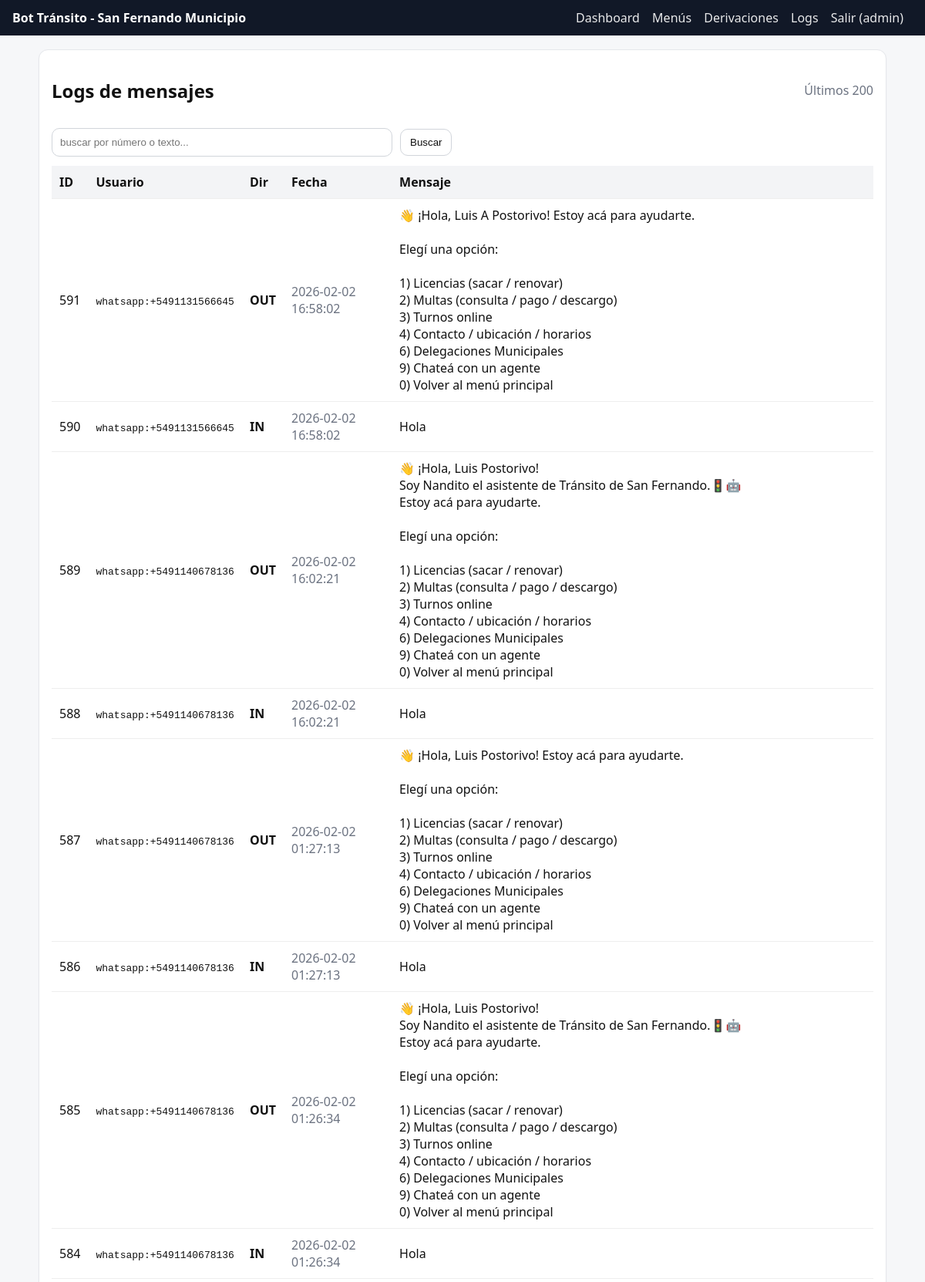
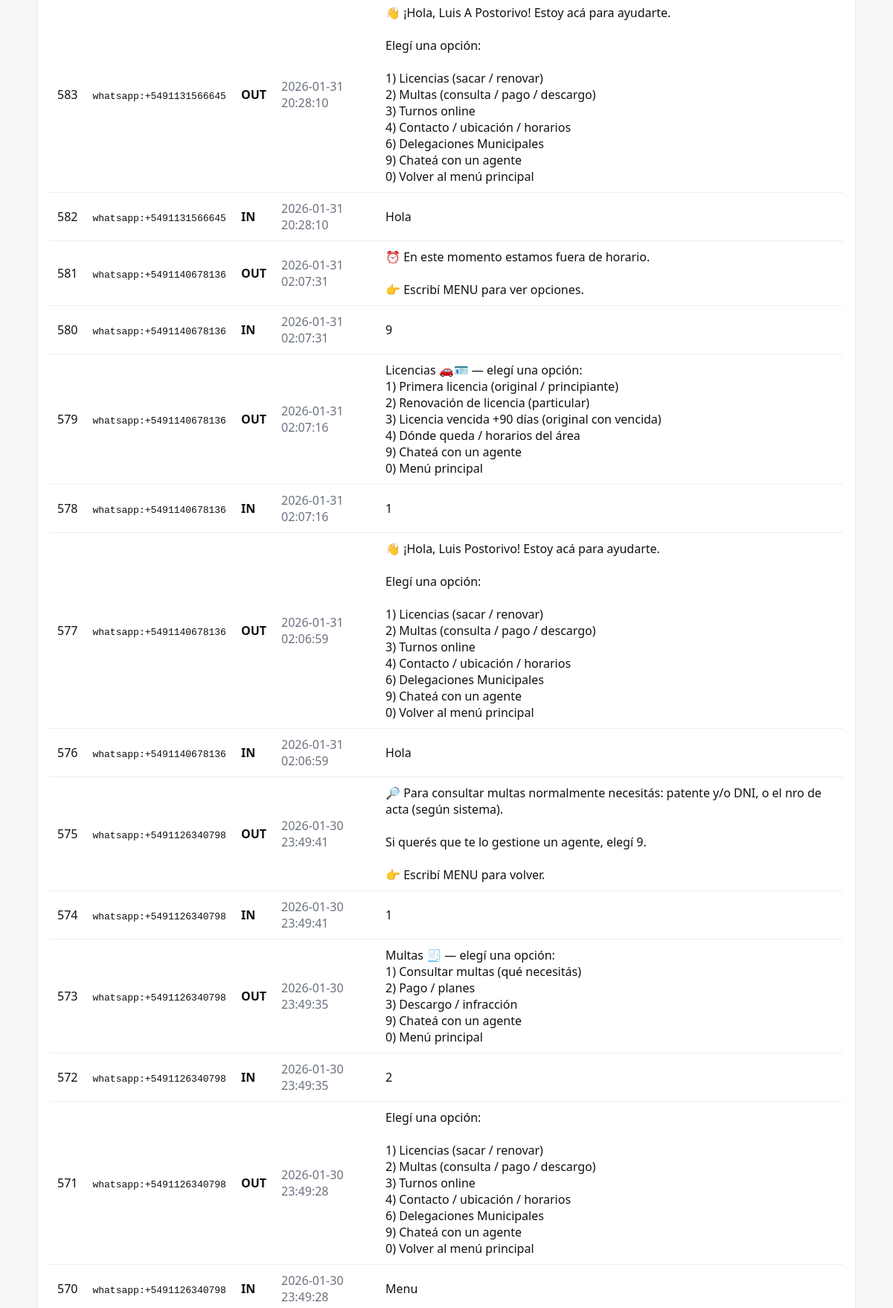
Screenshot of /admin/logs.php (signed in, upper part) with the database file from the repository (2 pictures, top to bottom).
### tables this page shows
CREATE TABLE `message_logs` (
  `id` int(11) NOT NULL,
  `wa_from` varchar(64) NOT NULL,
  `direction` varchar(8) NOT NULL,
  `body` text NOT NULL,
  `created_at` datetime DEFAULT current_timestamp()
);

### public/admin/logs.php (the view, shortened to what this page needs)
<?php
require_once __DIR__ . '/_layout.php';
$pdo = Db::pdo();
$q = trim($_GET['q'] ?? '');
if ($q !== '') {
    $stmt = $pdo->prepare('SELECT * FROM message_logs WHERE wa_from LIKE ? OR body LIKE ? ORDER BY id DESC LIMIT 200');
    $like = '%' . $q . '%';
    $stmt->execute([$like, $like]);
    $rows = $stmt->fetchAll();
} else {
    $rows = $pdo->query('SELECT * FROM message_logs ORDER BY id DESC LIMIT 200')->fetchAll();
}
?>
<div class="card">
  <div class="row" style="justify-content:space-between">
    <h2>Logs de mensajes</h2>
    <span class="muted">Últimos 200</span>
  </div>
  <form method="get" class="row" style="margin:12px 0">
    <input name="q" value="<?php echo h($q); ?>" placeholder="buscar por número o texto..." style="max-width:420px">
    <button class="btn" type="submit">Buscar</button>
  </form>
  <table>
    <thead>
      <tr>
        <th>ID</th><th>Usuario</th><th>Dir</th><th>Fecha</th><th>Mensaje</th>
      </tr>
    </thead>
    <tbody>
      <?php foreach ($rows as $r): ?>
        <tr>
          <td><?php echo (int)$r['id']; ?></td>
          <td><code><?php echo h($r['wa_from']); ?></code></td>
          <td><strong><?php echo h($r['direction']); ?></strong></td>
          <td class="muted"><?php echo h($r['created_at']); ?></td>
          <td style="white-space:pre-wrap"><?php echo h($r['body']); ?></td>
        </tr>
      <?php endforeach; ?>
    </tbody>
  </table>
</div>
<?php include __DIR__ . '/_footer.php'; ?>

### public/admin/_layout.php (style rules this page uses)
body { font-family:system-ui, -apple-system, Segoe UI, Roboto, Arial; margin:0; background:#f6f7f9; color:#111; }
.card { background:#fff; border:1px solid #e5e7eb; border-radius:12px; padding:16px; box-shadow:0 1px 2px rgba(0,0,0,.04); }
table { width:100%; border-collapse:collapse; }
th,td { padding:10px; border-bottom:1px solid #eee; text-align:left; }
th { background:#f3f4f6; font-weight:600 }
.btn { display:inline-block; padding:9px 12px; border-radius:10px; border:1px solid #d1d5db; background:#fff; color:#111; text-decoration:none; cursor:pointer }
.row { display:flex; gap:10px; flex-wrap:wrap; align-items:center }
.muted { color:#6b7280 }
input,textarea,select { width:100%; padding:10px; border:1px solid #d1d5db; border-radius:10px; }

### rows the page displays
message_logs: id "591", wa_from "whatsapp:+5491131566645", direction "OUT", created_at "2026-02-02 16:58:02", body "👋 ¡Hola, Luis A Postorivo! Estoy acá para ayudarte. Elegí una opción: 1) Licencias (sacar / renovar) 2) Multas (consulta / pago / descargo) 3) Turnos online 4) Contacto / ubicación / horarios 6) Delegaciones Municipales 9) Chateá con un agente 0) Volver al menú principal"
message_logs: id "590", wa_from "whatsapp:+5491131566645", direction "IN", created_at "2026-02-02 16:58:02", body "Hola"
message_logs: id "589", wa_from "whatsapp:+5491140678136", direction "OUT", created_at "2026-02-02 16:02:21", body "👋 ¡Hola, Luis Postorivo! Soy Nandito el asistente de Tránsito de San Fernando.🚦🤖 Estoy acá para ayudarte. Elegí una opción: 1) Licencias (sacar / renovar) 2) Multas (consulta / pago / descargo) 3) Turnos online 4) Contacto / ubicación / horarios 6) Delegaciones Municipales 9) Chateá con un agente 0) Volver al menú principal"
message_logs: id "588", wa_from "whatsapp:+5491140678136", direction "IN", created_at "2026-02-02 16:02:21", body "Hola"
message_logs: id "587", wa_from "whatsapp:+5491140678136", direction "OUT", created_at "2026-02-02 01:27:13", body "👋 ¡Hola, Luis Postorivo! Estoy acá para ayudarte. Elegí una opción: 1) Licencias (sacar / renovar) 2) Multas (consulta / pago / descargo) 3) Turnos online 4) Contacto / ubicación / horarios 6) Delegaciones Municipales 9) Chateá con un agente 0) Volver al menú principal"
message_logs: id "586", wa_from "whatsapp:+5491140678136", direction "IN", created_at "2026-02-02 01:27:13", body "Hola"
message_logs: id "585", wa_from "whatsapp:+5491140678136", direction "OUT", created_at "2026-02-02 01:26:34", body "👋 ¡Hola, Luis Postorivo! Soy Nandito el asistente de Tránsito de San Fernando.🚦🤖 Estoy acá para ayudarte. Elegí una opción: 1) Licencias (sacar / renovar) 2) Multas (consulta / pago / descargo) 3) Turnos online 4) Contacto / ubicación / horarios 6) Delegaciones Municipales 9) Chateá con un agente 0) Volver al menú principal"
message_logs: id "584", wa_from "whatsapp:+5491140678136", direction "IN", created_at "2026-02-02 01:26:34", body "Hola"
message_logs: id "583", wa_from "whatsapp:+5491131566645", direction "OUT", created_at "2026-01-31 20:28:10", body "👋 ¡Hola, Luis A Postorivo! Estoy acá para ayudarte. Elegí una opción: 1) Licencias (sacar / renovar) 2) Multas (consulta / pago / descargo) 3) Turnos online 4) Contacto / ubicación / horarios 6) Delegaciones Municipales 9) Chateá con un agente 0) Volver al menú principal"
message_logs: id "582", wa_from "whatsapp:+5491131566645", direction "IN", created_at "2026-01-31 20:28:10", body "Hola"
message_logs: id "581", wa_from "whatsapp:+5491140678136", direction "OUT", created_at "2026-01-31 02:07:31", body "⏰ En este momento estamos fuera de horario. 👉 Escribí MENU para ver opciones."
message_logs: id "580", wa_from "whatsapp:+5491140678136", direction "IN", created_at "2026-01-31 02:07:31", body "9"
message_logs: id "579", wa_from "whatsapp:+5491140678136", direction "OUT", created_at "2026-01-31 02:07:16", body "Licencias 🚗🪪 — elegí una opción: 1) Primera licencia (original / principiante) 2) Renovación de licencia (particular) 3) Licencia vencida +90 días (original con vencida) 4) Dónde queda / horarios del área 9) Chateá con un agente 0) Menú principal"
message_logs: id "578", wa_from "whatsapp:+5491140678136", direction "IN", created_at "2026-01-31 02:07:16", body "1"
message_logs: id "577", wa_from "whatsapp:+5491140678136", direction "OUT", created_at "2026-01-31 02:06:59", body "👋 ¡Hola, Luis Postorivo! Estoy acá para ayudarte. Elegí una opción: 1) Licencias (sacar / renovar) 2) Multas (consulta / pago / descargo) 3) Turnos online 4) Contacto / ubicación / horarios 6) Delegaciones Municipales 9) Chateá con un agente 0) Volver al menú principal"
message_logs: id "576", wa_from "whatsapp:+5491140678136", direction "IN", created_at "2026-01-31 02:06:59", body "Hola"
message_logs: id "575", wa_from "whatsapp:+5491126340798", direction "OUT", created_at "2026-01-30 23:49:41", body "🔎 Para consultar multas normalmente necesitás: patente y/o DNI, o el nro de acta (según sistema). Si querés que te lo gestione un agente, elegí 9. 👉 Escribí MENU para volver."
message_logs: id "574", wa_from "whatsapp:+5491126340798", direction "IN", created_at "2026-01-30 23:49:41", body "1"
message_logs: id "573", wa_from "whatsapp:+5491126340798", direction "OUT", created_at "2026-01-30 23:49:35", body "Multas 🧾 — elegí una opción: 1) Consultar multas (qué necesitás) 2) Pago / planes 3) Descargo / infracción 9) Chateá con un agente 0) Menú principal"
message_logs: id "572", wa_from "whatsapp:+5491126340798", direction "IN", created_at "2026-01-30 23:49:35", body "2"
message_logs: id "571", wa_from "whatsapp:+5491126340798", direction "OUT", created_at "2026-01-30 23:49:28", body "Elegí una opción: 1) Licencias (sacar / renovar) 2) Multas (consulta / pago / descargo) 3) Turnos online 4) Contacto / ubicación / horarios 6) Delegaciones Municipales 9) Chateá con un agente 0) Volver al menú principal"
message_logs: id "570", wa_from "whatsapp:+5491126340798", direction "IN", created_at "2026-01-30 23:49:28", body "Menu"

### other values shown
$_SESSION['admin_username'] "admin"
